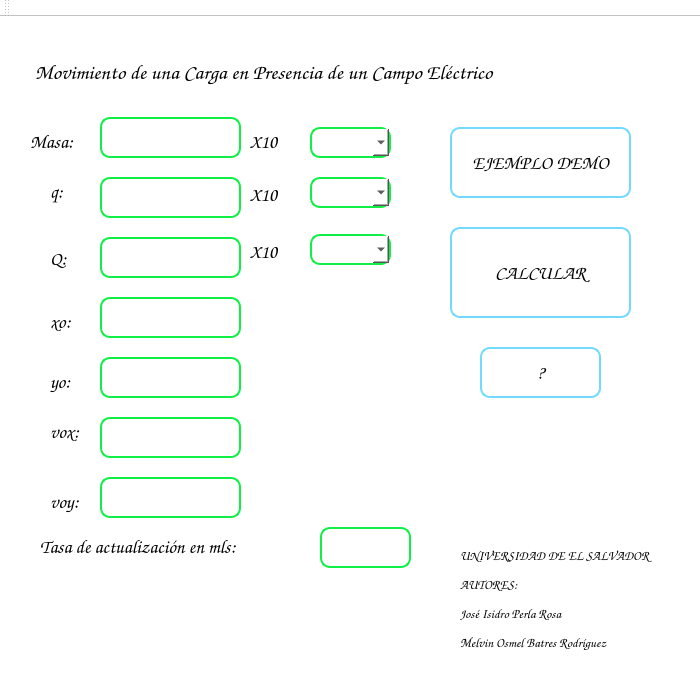
<?xml version="1.0" encoding="UTF-8"?>
<ui version="4.0">
 <class>MainWindow</class>
 <widget class="QMainWindow" name="MainWindow">
  <property name="geometry">
   <rect>
    <x>0</x>
    <y>0</y>
    <width>700</width>
    <height>700</height>
   </rect>
  </property>
  <property name="minimumSize">
   <size>
    <width>400</width>
    <height>400</height>
   </size>
  </property>
  <property name="maximumSize">
   <size>
    <width>700</width>
    <height>700</height>
   </size>
  </property>
  <property name="windowTitle">
   <string>SIMULACIÓN MOVIMIENTO DE UNA CARGA EN PRESENCIA DE UN CAMPO ELÉCTRICO</string>
  </property>
  <property name="windowIcon">
   <iconset>
    <normaloff>:/new/prefix1/pizarra.png</normaloff>:/new/prefix1/pizarra.png</iconset>
  </property>
  <property name="styleSheet">
   <string notr="true">background-color: rgb(255, 255, 255);</string>
  </property>
  <widget class="QWidget" name="centralWidget">
   <widget class="QPushButton" name="pushButton">
    <property name="geometry">
     <rect>
      <x>450</x>
      <y>210</y>
      <width>181</width>
      <height>91</height>
     </rect>
    </property>
    <property name="font">
     <font>
      <family>Comic Sans MS</family>
      <pointsize>14</pointsize>
      <weight>75</weight>
      <italic>false</italic>
      <bold>true</bold>
     </font>
    </property>
    <property name="styleSheet">
     <string notr="true">border-color: rgb(114, 218, 255);
border: 1px solid rgb(114, 218, 255);
border-width: 2px;
color: rgb(0, 0, 0);
border-radius: 10px;
</string>
    </property>
    <property name="text">
     <string>CALCULAR</string>
    </property>
   </widget>
   <widget class="QLabel" name="label">
    <property name="geometry">
     <rect>
      <x>30</x>
      <y>110</y>
      <width>61</width>
      <height>31</height>
     </rect>
    </property>
    <property name="font">
     <font>
      <family>Comic Sans MS</family>
      <pointsize>14</pointsize>
      <weight>75</weight>
      <bold>true</bold>
     </font>
    </property>
    <property name="text">
     <string>&lt;html&gt;&lt;head/&gt;&lt;body&gt;&lt;p&gt;&lt;span style=&quot; color:#000000;&quot;&gt;Masa:&lt;/span&gt;&lt;/p&gt;&lt;/body&gt;&lt;/html&gt;</string>
    </property>
   </widget>
   <widget class="QLabel" name="label_2">
    <property name="geometry">
     <rect>
      <x>50</x>
      <y>160</y>
      <width>41</width>
      <height>31</height>
     </rect>
    </property>
    <property name="font">
     <font>
      <family>Comic Sans MS</family>
      <pointsize>14</pointsize>
      <weight>75</weight>
      <bold>true</bold>
     </font>
    </property>
    <property name="text">
     <string>&lt;html&gt;&lt;head/&gt;&lt;body&gt;&lt;p&gt;&lt;span style=&quot; color:#000000;&quot;&gt;q:&lt;/span&gt;&lt;/p&gt;&lt;/body&gt;&lt;/html&gt;</string>
    </property>
   </widget>
   <widget class="QLabel" name="label_3">
    <property name="geometry">
     <rect>
      <x>50</x>
      <y>227</y>
      <width>41</width>
      <height>31</height>
     </rect>
    </property>
    <property name="font">
     <font>
      <family>Comic Sans MS</family>
      <pointsize>14</pointsize>
      <weight>75</weight>
      <bold>true</bold>
     </font>
    </property>
    <property name="text">
     <string>&lt;html&gt;&lt;head/&gt;&lt;body&gt;&lt;p&gt;&lt;span style=&quot; color:#000000;&quot;&gt;Q:&lt;/span&gt;&lt;/p&gt;&lt;/body&gt;&lt;/html&gt;</string>
    </property>
   </widget>
   <widget class="QLabel" name="label_4">
    <property name="geometry">
     <rect>
      <x>50</x>
      <y>290</y>
      <width>41</width>
      <height>31</height>
     </rect>
    </property>
    <property name="font">
     <font>
      <family>Comic Sans MS</family>
      <pointsize>14</pointsize>
      <weight>75</weight>
      <bold>true</bold>
     </font>
    </property>
    <property name="text">
     <string>&lt;html&gt;&lt;head/&gt;&lt;body&gt;&lt;p&gt;&lt;span style=&quot; color:#000000;&quot;&gt;xo:&lt;/span&gt;&lt;/p&gt;&lt;/body&gt;&lt;/html&gt;</string>
    </property>
   </widget>
   <widget class="QLabel" name="label_5">
    <property name="geometry">
     <rect>
      <x>50</x>
      <y>350</y>
      <width>51</width>
      <height>31</height>
     </rect>
    </property>
    <property name="font">
     <font>
      <family>Comic Sans MS</family>
      <pointsize>14</pointsize>
      <weight>75</weight>
      <bold>true</bold>
     </font>
    </property>
    <property name="styleSheet">
     <string notr="true">color: rgb(0, 0, 0);</string>
    </property>
    <property name="text">
     <string>&lt;html&gt;&lt;head/&gt;&lt;body&gt;&lt;p&gt;&lt;span style=&quot; color:#000000;&quot;&gt;yo:&lt;/span&gt;&lt;/p&gt;&lt;/body&gt;&lt;/html&gt;</string>
    </property>
   </widget>
   <widget class="QLabel" name="label_intervalo">
    <property name="geometry">
     <rect>
      <x>40</x>
      <y>510</y>
      <width>311</width>
      <height>41</height>
     </rect>
    </property>
    <property name="font">
     <font>
      <family>Comic Sans MS</family>
      <pointsize>14</pointsize>
      <weight>75</weight>
      <bold>true</bold>
     </font>
    </property>
    <property name="text">
     <string>&lt;html&gt;&lt;head/&gt;&lt;body&gt;&lt;p&gt;&lt;span style=&quot; color:#000000;&quot;&gt;Tasa de actualización en mls: &lt;/span&gt;&lt;/p&gt;&lt;/body&gt;&lt;/html&gt;</string>
    </property>
   </widget>
   <widget class="QLabel" name="label_7">
    <property name="geometry">
     <rect>
      <x>50</x>
      <y>470</y>
      <width>41</width>
      <height>31</height>
     </rect>
    </property>
    <property name="font">
     <font>
      <family>Comic Sans MS</family>
      <pointsize>14</pointsize>
      <weight>75</weight>
      <bold>true</bold>
     </font>
    </property>
    <property name="text">
     <string>&lt;html&gt;&lt;head/&gt;&lt;body&gt;&lt;p&gt;&lt;span style=&quot; color:#000000;&quot;&gt;voy:&lt;/span&gt;&lt;/p&gt;&lt;/body&gt;&lt;/html&gt;</string>
    </property>
   </widget>
   <widget class="QComboBox" name="cb_m">
    <property name="geometry">
     <rect>
      <x>310</x>
      <y>110</y>
      <width>81</width>
      <height>31</height>
     </rect>
    </property>
    <property name="font">
     <font>
      <family>Comic Sans MS</family>
      <pointsize>14</pointsize>
      <weight>75</weight>
      <bold>true</bold>
     </font>
    </property>
    <property name="styleSheet">
     <string notr="true">border-color: rgb(15, 239, 69);
border: 1px solid rgb(15, 239, 69);
background-color: rgb(255, 255, 255);
border-width: 2px;
color: rgb(0, 0, 0);
border-radius: 10px;
</string>
    </property>
   </widget>
   <widget class="QComboBox" name="cb_q">
    <property name="geometry">
     <rect>
      <x>310</x>
      <y>160</y>
      <width>81</width>
      <height>31</height>
     </rect>
    </property>
    <property name="font">
     <font>
      <family>Comic Sans MS</family>
      <pointsize>14</pointsize>
      <weight>75</weight>
      <bold>true</bold>
     </font>
    </property>
    <property name="styleSheet">
     <string notr="true">border-color: rgb(15, 239, 69);
border: 1px solid rgb(15, 239, 69);
background-color: rgb(255, 255, 255);
border-width: 2px;
color: rgb(0, 0, 0);
border-radius: 10px;
</string>
    </property>
   </widget>
   <widget class="QComboBox" name="cb_Q">
    <property name="geometry">
     <rect>
      <x>310</x>
      <y>217</y>
      <width>81</width>
      <height>31</height>
     </rect>
    </property>
    <property name="font">
     <font>
      <family>Comic Sans MS</family>
      <pointsize>14</pointsize>
      <weight>75</weight>
      <bold>true</bold>
     </font>
    </property>
    <property name="styleSheet">
     <string notr="true">border-color: rgb(15, 239, 69);
border: 1px solid rgb(15, 239, 69);
background-color: rgb(255, 255, 255);
border-width: 2px;
color: rgb(0, 0, 0);
border-radius: 10px;
</string>
    </property>
   </widget>
   <widget class="QLabel" name="label_base_m">
    <property name="geometry">
     <rect>
      <x>250</x>
      <y>110</y>
      <width>62</width>
      <height>31</height>
     </rect>
    </property>
    <property name="font">
     <font>
      <family>Comic Sans MS</family>
      <pointsize>14</pointsize>
      <weight>75</weight>
      <bold>true</bold>
     </font>
    </property>
    <property name="text">
     <string>&lt;html&gt;&lt;head/&gt;&lt;body&gt;&lt;p&gt;&lt;span style=&quot; color:#000000;&quot;&gt;X10&lt;/span&gt;&lt;/p&gt;&lt;/body&gt;&lt;/html&gt;</string>
    </property>
   </widget>
   <widget class="QLabel" name="label_base_q">
    <property name="geometry">
     <rect>
      <x>250</x>
      <y>163</y>
      <width>62</width>
      <height>31</height>
     </rect>
    </property>
    <property name="font">
     <font>
      <family>Comic Sans MS</family>
      <pointsize>14</pointsize>
      <weight>75</weight>
      <bold>true</bold>
     </font>
    </property>
    <property name="text">
     <string>&lt;html&gt;&lt;head/&gt;&lt;body&gt;&lt;p&gt;&lt;span style=&quot; color:#000000;&quot;&gt;X10&lt;/span&gt;&lt;/p&gt;&lt;/body&gt;&lt;/html&gt;</string>
    </property>
   </widget>
   <widget class="QLabel" name="label_base_Q">
    <property name="geometry">
     <rect>
      <x>250</x>
      <y>220</y>
      <width>62</width>
      <height>31</height>
     </rect>
    </property>
    <property name="font">
     <font>
      <family>Comic Sans MS</family>
      <pointsize>14</pointsize>
      <weight>75</weight>
      <bold>true</bold>
     </font>
    </property>
    <property name="text">
     <string>&lt;html&gt;&lt;head/&gt;&lt;body&gt;&lt;p&gt;&lt;span style=&quot; color:#000000;&quot;&gt;X10&lt;/span&gt;&lt;/p&gt;&lt;/body&gt;&lt;/html&gt;</string>
    </property>
   </widget>
   <widget class="QLabel" name="label_6">
    <property name="geometry">
     <rect>
      <x>50</x>
      <y>400</y>
      <width>41</width>
      <height>31</height>
     </rect>
    </property>
    <property name="font">
     <font>
      <family>Comic Sans MS</family>
      <pointsize>14</pointsize>
      <weight>75</weight>
      <bold>true</bold>
     </font>
    </property>
    <property name="text">
     <string>&lt;html&gt;&lt;head/&gt;&lt;body&gt;&lt;p&gt;&lt;span style=&quot; color:#000000;&quot;&gt;vox:&lt;/span&gt;&lt;/p&gt;&lt;/body&gt;&lt;/html&gt;</string>
    </property>
   </widget>
   <widget class="QPushButton" name="pB_demo">
    <property name="geometry">
     <rect>
      <x>450</x>
      <y>110</y>
      <width>181</width>
      <height>71</height>
     </rect>
    </property>
    <property name="font">
     <font>
      <family>Comic Sans MS</family>
      <pointsize>14</pointsize>
      <weight>75</weight>
      <bold>true</bold>
     </font>
    </property>
    <property name="styleSheet">
     <string notr="true">border-color: rgb(114, 218, 255);
border: 1px solid rgb(114, 218, 255);
border-width: 2px;
color: rgb(0, 0, 0);
border-radius: 10px;
</string>
    </property>
    <property name="text">
     <string>EJEMPLO DEMO</string>
    </property>
   </widget>
   <widget class="QPushButton" name="pushButton_2">
    <property name="geometry">
     <rect>
      <x>480</x>
      <y>330</y>
      <width>121</width>
      <height>51</height>
     </rect>
    </property>
    <property name="font">
     <font>
      <family>Comic Sans MS</family>
      <pointsize>14</pointsize>
      <weight>75</weight>
      <italic>false</italic>
      <bold>true</bold>
     </font>
    </property>
    <property name="styleSheet">
     <string notr="true">border-color: rgb(114, 218, 255);
border: 1px solid rgb(114, 218, 255);
border-width: 2px;
color: rgb(0, 0, 0);
border-radius: 10px;
</string>
    </property>
    <property name="text">
     <string>?</string>
    </property>
   </widget>
   <widget class="QLabel" name="label_intervalo_2">
    <property name="geometry">
     <rect>
      <x>460</x>
      <y>530</y>
      <width>231</width>
      <height>131</height>
     </rect>
    </property>
    <property name="font">
     <font>
      <family>Comic Sans MS</family>
      <pointsize>10</pointsize>
      <weight>75</weight>
      <bold>true</bold>
     </font>
    </property>
    <property name="text">
     <string>&lt;html&gt;&lt;head/&gt;&lt;body&gt;&lt;p&gt;UNIVERSIDAD DE EL SALVADOR&lt;/p&gt;&lt;p&gt;AUTORES:&lt;/p&gt;&lt;p&gt;José Isidro Perla Rosa&lt;/p&gt;&lt;p&gt;Melvin Osmel Batres Rodríguez&lt;/p&gt;&lt;p&gt;&lt;br/&gt;&lt;/p&gt;&lt;/body&gt;&lt;/html&gt;</string>
    </property>
   </widget>
   <widget class="QLineEdit" name="txt_m">
    <property name="geometry">
     <rect>
      <x>100</x>
      <y>100</y>
      <width>141</width>
      <height>41</height>
     </rect>
    </property>
    <property name="font">
     <font>
      <family>Comic Sans MS</family>
      <pointsize>14</pointsize>
      <weight>75</weight>
      <bold>true</bold>
     </font>
    </property>
    <property name="styleSheet">
     <string notr="true">border-color: rgb(15, 239, 69);
border: 1px solid rgb(15, 239, 69);
background-color: rgb(255, 255, 255);
border-width: 2px;
color: rgb(0, 0, 0);
border-radius: 10px;
</string>
    </property>
   </widget>
   <widget class="QLineEdit" name="txt_q">
    <property name="geometry">
     <rect>
      <x>100</x>
      <y>160</y>
      <width>141</width>
      <height>41</height>
     </rect>
    </property>
    <property name="font">
     <font>
      <family>Comic Sans MS</family>
      <pointsize>14</pointsize>
      <weight>75</weight>
      <bold>true</bold>
     </font>
    </property>
    <property name="styleSheet">
     <string notr="true">border-color: rgb(15, 239, 69);
border: 1px solid rgb(15, 239, 69);
background-color: rgb(255, 255, 255);
border-width: 2px;
color: rgb(0, 0, 0);
border-radius: 10px;
</string>
    </property>
   </widget>
   <widget class="QLineEdit" name="txt_Q">
    <property name="geometry">
     <rect>
      <x>100</x>
      <y>220</y>
      <width>141</width>
      <height>41</height>
     </rect>
    </property>
    <property name="font">
     <font>
      <family>Comic Sans MS</family>
      <pointsize>14</pointsize>
      <weight>75</weight>
      <bold>true</bold>
     </font>
    </property>
    <property name="styleSheet">
     <string notr="true">border-color: rgb(15, 239, 69);
border: 1px solid rgb(15, 239, 69);
background-color: rgb(255, 255, 255);
border-width: 2px;
color: rgb(0, 0, 0);
border-radius: 10px;
</string>
    </property>
   </widget>
   <widget class="QLineEdit" name="txt_xo">
    <property name="geometry">
     <rect>
      <x>100</x>
      <y>280</y>
      <width>141</width>
      <height>41</height>
     </rect>
    </property>
    <property name="font">
     <font>
      <family>Comic Sans MS</family>
      <pointsize>14</pointsize>
      <weight>75</weight>
      <bold>true</bold>
     </font>
    </property>
    <property name="styleSheet">
     <string notr="true">border-color: rgb(15, 239, 69);
border: 1px solid rgb(15, 239, 69);
background-color: rgb(255, 255, 255);
border-width: 2px;
color: rgb(0, 0, 0);
border-radius: 10px;
</string>
    </property>
   </widget>
   <widget class="QLineEdit" name="txt_yo">
    <property name="geometry">
     <rect>
      <x>100</x>
      <y>340</y>
      <width>141</width>
      <height>41</height>
     </rect>
    </property>
    <property name="font">
     <font>
      <family>Comic Sans MS</family>
      <pointsize>14</pointsize>
      <weight>75</weight>
      <bold>true</bold>
     </font>
    </property>
    <property name="styleSheet">
     <string notr="true">border-color: rgb(15, 239, 69);
border: 1px solid rgb(15, 239, 69);
background-color: rgb(255, 255, 255);
border-width: 2px;
color: rgb(0, 0, 0);
border-radius: 10px;
</string>
    </property>
   </widget>
   <widget class="QLineEdit" name="txt_vox">
    <property name="geometry">
     <rect>
      <x>100</x>
      <y>400</y>
      <width>141</width>
      <height>41</height>
     </rect>
    </property>
    <property name="font">
     <font>
      <family>Comic Sans MS</family>
      <pointsize>14</pointsize>
      <weight>75</weight>
      <bold>true</bold>
     </font>
    </property>
    <property name="styleSheet">
     <string notr="true">border-color: rgb(15, 239, 69);
border: 1px solid rgb(15, 239, 69);
background-color: rgb(255, 255, 255);
border-width: 2px;
color: rgb(0, 0, 0);
border-radius: 10px;
</string>
    </property>
   </widget>
   <widget class="QLineEdit" name="txt_voy">
    <property name="geometry">
     <rect>
      <x>100</x>
      <y>460</y>
      <width>141</width>
      <height>41</height>
     </rect>
    </property>
    <property name="font">
     <font>
      <family>Comic Sans MS</family>
      <pointsize>14</pointsize>
      <weight>75</weight>
      <bold>true</bold>
     </font>
    </property>
    <property name="styleSheet">
     <string notr="true">border-color: rgb(15, 239, 69);
border: 1px solid rgb(15, 239, 69);
background-color: rgb(255, 255, 255);
border-width: 2px;
color: rgb(0, 0, 0);
border-radius: 10px;
</string>
    </property>
   </widget>
   <widget class="QLineEdit" name="txt_intervalo_tiempo">
    <property name="geometry">
     <rect>
      <x>320</x>
      <y>510</y>
      <width>91</width>
      <height>41</height>
     </rect>
    </property>
    <property name="font">
     <font>
      <family>Comic Sans MS</family>
      <pointsize>14</pointsize>
      <weight>75</weight>
      <bold>true</bold>
     </font>
    </property>
    <property name="styleSheet">
     <string notr="true">border-color: rgb(15, 239, 69);
border: 1px solid rgb(15, 239, 69);
background-color: rgb(255, 255, 255);
border-width: 2px;
color: rgb(0, 0, 0);
border-radius: 10px;
</string>
    </property>
   </widget>
   <widget class="QLabel" name="label_9">
    <property name="geometry">
     <rect>
      <x>35</x>
      <y>30</y>
      <width>631</width>
      <height>51</height>
     </rect>
    </property>
    <property name="font">
     <font>
      <family>Comic Sans MS</family>
      <pointsize>16</pointsize>
      <weight>75</weight>
      <bold>true</bold>
     </font>
    </property>
    <property name="text">
     <string>&lt;html&gt;&lt;head/&gt;&lt;body&gt;&lt;p&gt;&lt;span style=&quot; color:#000000;&quot;&gt;Movimiento de una Carga en Presencia de un Campo Eléctrico&lt;/span&gt;&lt;/p&gt;&lt;/body&gt;&lt;/html&gt;</string>
    </property>
   </widget>
   <zorder>pushButton</zorder>
   <zorder>label</zorder>
   <zorder>label_2</zorder>
   <zorder>label_3</zorder>
   <zorder>label_4</zorder>
   <zorder>label_5</zorder>
   <zorder>label_intervalo</zorder>
   <zorder>label_7</zorder>
   <zorder>label_base_m</zorder>
   <zorder>label_base_q</zorder>
   <zorder>label_base_Q</zorder>
   <zorder>label_6</zorder>
   <zorder>pB_demo</zorder>
   <zorder>pushButton_2</zorder>
   <zorder>label_intervalo_2</zorder>
   <zorder>txt_m</zorder>
   <zorder>txt_q</zorder>
   <zorder>txt_Q</zorder>
   <zorder>txt_xo</zorder>
   <zorder>txt_yo</zorder>
   <zorder>txt_vox</zorder>
   <zorder>txt_voy</zorder>
   <zorder>txt_intervalo_tiempo</zorder>
   <zorder>cb_m</zorder>
   <zorder>cb_q</zorder>
   <zorder>cb_Q</zorder>
   <zorder>label_9</zorder>
  </widget>
  <widget class="QMenuBar" name="menuBar">
   <property name="geometry">
    <rect>
     <x>0</x>
     <y>0</y>
     <width>700</width>
     <height>21</height>
    </rect>
   </property>
  </widget>
  <widget class="QToolBar" name="mainToolBar">
   <attribute name="toolBarArea">
    <enum>TopToolBarArea</enum>
   </attribute>
   <attribute name="toolBarBreak">
    <bool>false</bool>
   </attribute>
  </widget>
  <widget class="QStatusBar" name="statusBar"/>
 </widget>
 <layoutdefault spacing="6" margin="11"/>
 <resources/>
 <connections/>
</ui>
